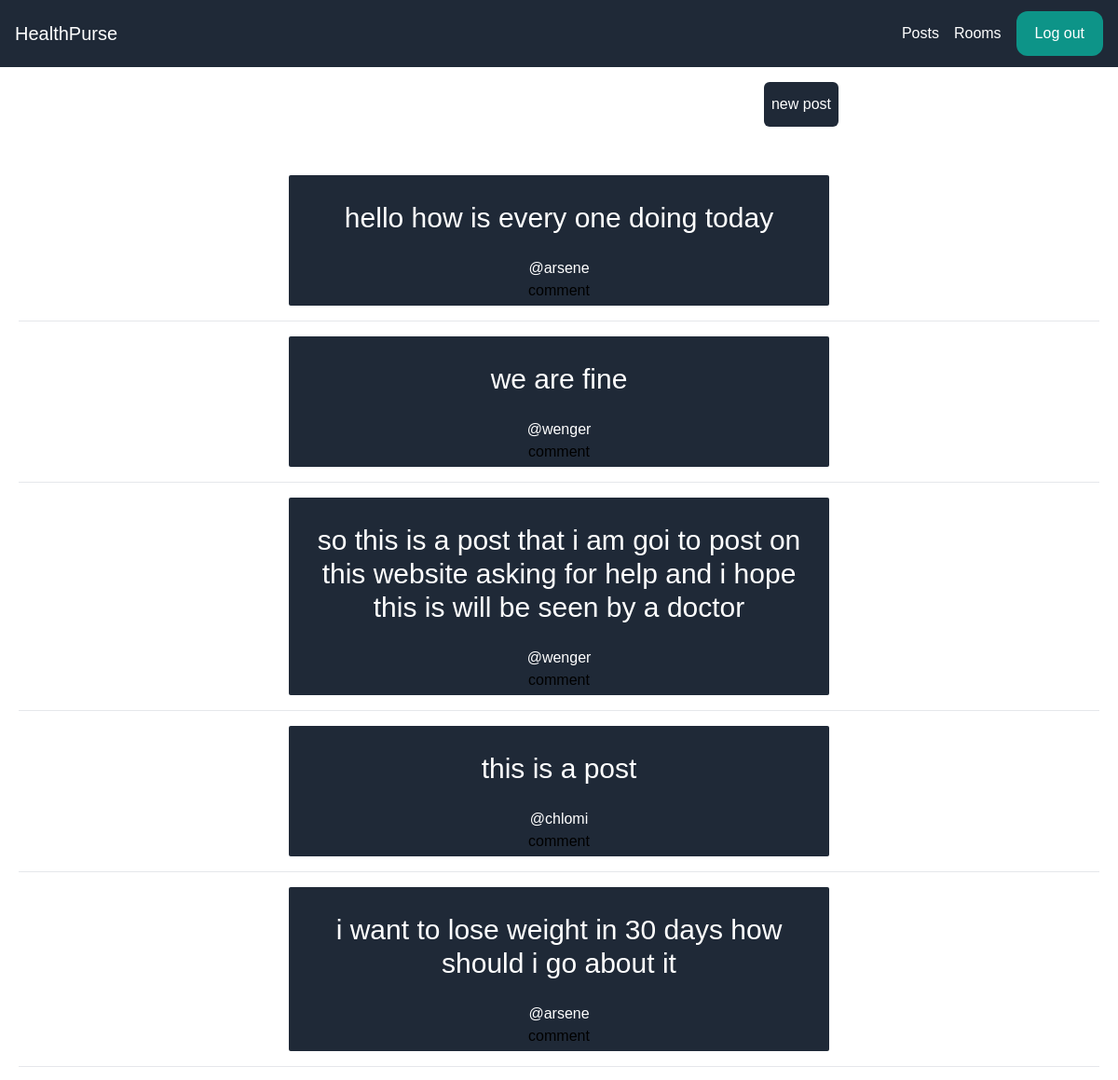
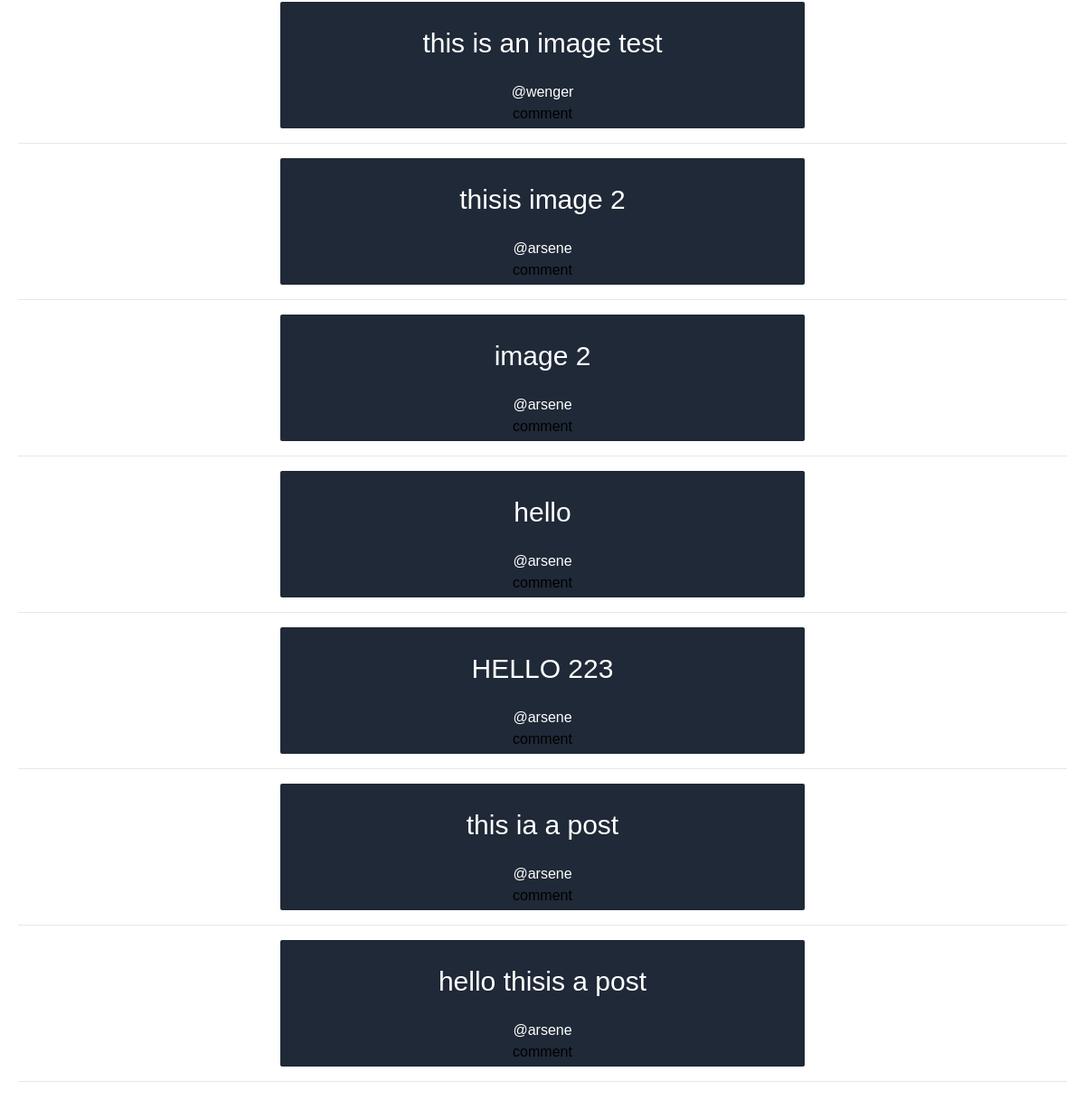
Screenshot of /posts/ (signed in) with the database file from the repository (2 pictures, top to bottom).
### posts/models.py (models this page shows)
class Post(models.Model):
    body = models.TextField()
    user = models.ForeignKey(User,on_delete=models.CASCADE)

### posts/views.py (the view)
# urls.py: path('',PostListView.as_view(),name='posts_list'),
class PostListView(ListView):
    model = Post
    template_name = 'posts/posts_list.html'
    context_object_name = 'posts'

### posts/templates/posts/posts_list.html (shortened to what this page needs)
{% extends "core/base.html" %}
{% block content %}
    <div class="w-3/4 mx-auto my-4 lg:w-2/4 flex justify-between">
        <h1 class="text-5xl text-white">Post</h1>
        <button class="px-2 bg-gray-800 hover:bg-gray-900 rounded-md">
            <a href="/posts/create" class='text-white'>
                new post
            </a>
        </button>
    </div>
    <div class="p-5 text-center">
        {% for post in posts %}
    <div class="bg-gray-800 p-1 rounded-sm w-3/4 mx-auto my-4 lg:w-2/4">
        <div class='p-6'>
            <h1 class='text-3xl text-white'>{{post.body}}</h1>
        </div>
        <p class="text-white text-center user_post">
            @{{post.user.username}}
        </p>
        <a href="/posts/{{post.id}}">comment</a>
    </div>
            <hr>
        {% endfor %}
    </div>
{% endblock content %}

### static/css/styles.css (style rules this page uses)
* { padding: 0; margin: 0; font-family: poppins, sans-serif; box-sizing: border-box; }

### rows the page displays
Post: body "hello how is every one doing today", user.username "arsene"
Post: body "we are fine", user.username "wenger"
Post: body "so this is a post that i am goi to post on this website asking for help and i hope this is will be seen by a doctor", user.username "wenger"
Post: body "this is a post", user.username "chlomi"
Post: body "i want to lose weight in 30 days how should i go about it", user.username "arsene"
Post: body "this is an image test", user.username "wenger"
Post: body "thisis image 2", user.username "arsene"
Post: body "image 2", user.username "arsene"
Post: body "hello", user.username "arsene"
Post: body "HELLO 223", user.username "arsene"
Post: body "this ia a post", user.username "arsene"
Post: body "hello thisis a post", user.username "arsene"
